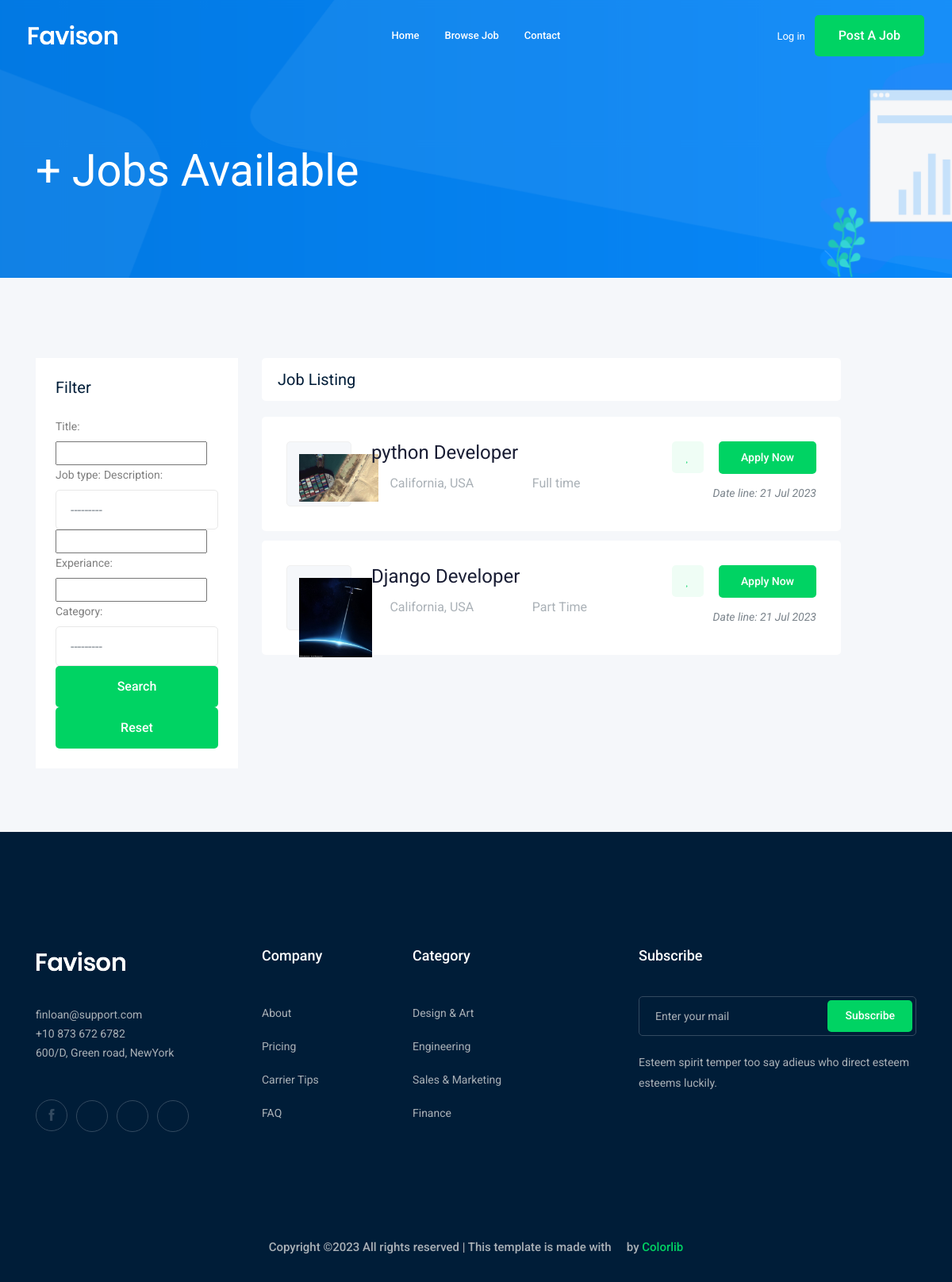
The page /jobs/?page=2 on the database as committed earlier.
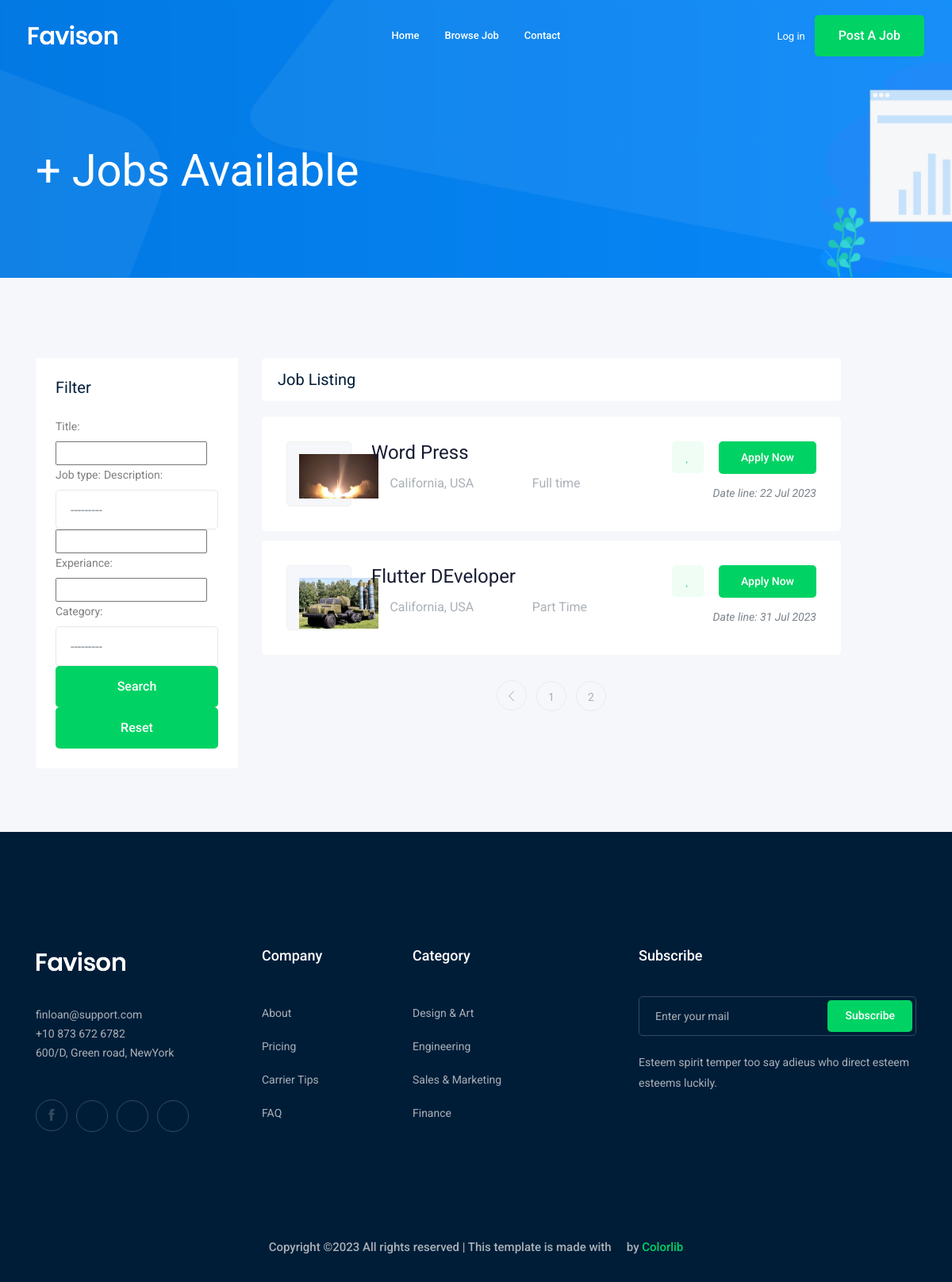
The same page on the database as committed later.
### job/models.py (models this page shows, shortened)
class Job(models.Model): #as a table
    owener=models.ForeignKey(User,related_name='job_owner',on_delete=models.CASCADE)
    title=models.CharField(max_length=100) #colomn
    job_type=models.CharField(max_length=15,choices=JOB_TYPE)
    description=models.TextField(max_length=1000)
    puplished_at=models.DateTimeField(auto_now=True)
    vacancy=models.IntegerField(default=1)
    salary=models.IntegerField(default=0)
    experiance=models.IntegerField(default=1)
    category=models.ForeignKey('Category',on_delete=models.CASCADE)
    image=models.ImageField(upload_to=image_upload)
    slug=models.SlugField(blank=True,null=True)
    def __str__(self):
        return self.title

### job/views.py (the view)
# urls.py: path('',views.job_list,name='job_list'),#all jobs
def job_list(request):
    job_list=Job.objects.all()
    myfilter = JobFilter(request.GET, queryset=job_list)
    job_list=myfilter.qs
    paginator = Paginator(job_list, 3)  # Show 25 contacts per page.
    page_number = request.GET.get("page")
    page_obj = paginator.get_page(page_number)
    context={'jobs':page_obj,'myfilter':myfilter} #template name
    return render(request,'job/job_list.html',context)

### job/models.py (called while the page is built)
    def __str__(self):
        return self.name

### job/templates/job/job_list.html (shortened to what this page needs)
{% extends 'base.html'%}
{% block body %}
    <div class="bradcam_area bradcam_bg_1">
        <div class="container">
            <div class="row">
                <div class="col-xl-12">
                    <div class="bradcam_text">
                        <h3>{{jobs.count}}+ Jobs Available</h3>
                    </div>
                </div>
            </div>
        </div>
    </div>
    <div class="job_listing_area plus_padding">
        <div class="container">
            <div class="row">
                <div class="col-lg-3">
                    <div class="job_filter white-bg">
                        <div class="form_inner white-bg">
                            <h3>Filter</h3>
                            <form action="#" method="GET">
                             {{myfilter.form}}
                               <button  class="boxed-btn3 w-100"  type="submit">Search</button>
                            </form>
                        </div>
                        <div class="reset_btn">
                            <button  class="boxed-btn3 w-100" type="submit">Reset</button>
                        </div>
                    </div>
                </div>
                <div class="col-lg-8">
                    <div class="recent_joblist_wrap">
                        <div class="recent_joblist white-bg ">
                            <div class="row align-items-center">
                                <div class="col-md-6">
                                    <h4>Job Listing</h4>
                                </div>
                            </div>
                        </div>
                    </div>
                    <div class="job_lists m-0">
                        <div class="row">
                            {%for job in jobs%}
                            <div class="col-lg-12 col-md-12">
                                <div class="single_jobs white-bg d-flex justify-content-between">
                                    <div class="jobs_left d-flex align-items-auto">
                                        <div class="thumb">
                                            <img src="{{job.image.url}}" style="max-height:100px;max-width:100px" alt="">
                                        </div>
                                        <div class="jobs_conetent">
                                            <a href="{% url 'jobs:job_detail' job.slug%}"><h4>{{job}}</h4></a>
                                            <div class="links_locat d-flex align-items-center">
                                                <div class="location">
                                                    <p> <i class="fa fa-map-marker"></i> California, USA</p>
                                                </div>
                                                <div class="location">
                                                    <p> <i class="fa fa-clock-o"></i> {{job.job_type}}</p>
                                                </div>
                                            </div>
                                        </div>
                                    </div>
                                    <div class="jobs_right">
                                        <div class="apply_now">
                                            <a class="heart_mark" href="#"> <i class="fa fa-heart"></i> </a>
                                            <a href="{% url 'jobs:job_detail' job.slug%}" class="boxed-btn3">Apply Now</a>
                                        </div>
                                        <div class="date">
                                            <p>Date line: {{job.puplished_at|date:'d M o'}}</p>
                                        </div>
                                    </div>
                                </div>
                            </div>
                            {%endfor%}
                        </div>
                        {%if jobs.has_other_pages%}
                                <div class="row">
                                    <div class="col-lg-12">
                                        <div class="pagination_wrap">
                                            <ul>
                                                {%if jobs.has_previous%}
                                                    <li><a href="?page={{ job.previous_page_number }}"> <i class="ti-angle-left"></i> </a></li>
                                                {%endif%}
                                                {%for i in jobs.paginator.page_range%}
                                                <li><a href="?page={{i}}"><span>{{i}}</span></a></li>
                                                {%endfor%}
                                            </ul>
                                        </div>
                                    </div>
                                </div>
                        {%endif%}
                    </div>
                </div>
            </div>
        </div>
    </div>
{% endblock body %}

### templates/base.html (shortened to what this page needs)
{% load static %}
<!doctype html>
<html class="no-js" lang="zxx">
<head>
    <link rel="stylesheet" href="{%static 'css/bootstrap.min.css'%}">
    <link rel="stylesheet" href="{%static 'css/owl.carousel.min.css'%}">
    <link rel="stylesheet" href="{%static 'css/magnific-popup.css'%}">
    <link rel="stylesheet" href="{%static 'css/font-awesome.min.css'%}">
    <link rel="stylesheet" href="{%static 'css/themify-icons.css'%}">
    <link rel="stylesheet" href="{%static 'css/nice-select.css'%}">
    <link rel="stylesheet" href="{%static 'css/flaticon.css'%}">
    <link rel="stylesheet" href="{%static 'css/jquery-ui.css'%}">
    <link rel="stylesheet" href="{%static 'css/gijgo.css'%}">
    <link rel="stylesheet" href="{%static 'css/animate.min.css'%}">
    <link rel="stylesheet" href="{%static 'css/slicknav.css'%}">
    <link rel="stylesheet" href="{%static 'css/style.css'%}">
</head>
<body>
    <header>
        <div class="header-area ">
            <div id="sticky-header" class="main-header-area">
                <div class="container-fluid ">
                    <div class="header_bottom_border">
                        <div class="row align-items-center">
                            <div class="col-xl-3 col-lg-2">
                                <div class="logo">
                                    <a href="index.html">
                                        <img src="img/logo.png" alt="">
                                    </a>
                                </div>
                            </div>
                            <div class="col-xl-6 col-lg-7">
                                <div class="main-menu  d-none d-lg-block">
                                    <nav>
                                        <ul id="navigation">
                                            <li><a href="/">home</a></li>
                                            <li><a href="{%url 'jobs:job_list'%}">Browse Job</a></li>
                                            <li><a href="{%url 'contact:contact'%}">Contact</a></li>
                                        </ul>
                                    </nav>
                                </div>
                            </div>
                            <div class="col-xl-3 col-lg-3 d-none d-lg-block">
                                <div class="Appointment">
                                    {%if requst.user.is_authenticated%}
                                    <div class="phone_num d-none d-xl-block">
                                        <a href="{%url 'accounts:profile'%}">profile</a>
                                    </div>
                                    {%else%}
                                     <div class="phone_num d-none d-xl-block">
                                        <a href="{%url 'login'%}">Log in</a>
                                    </div>
                                    {%endif%}
                                    <div class="d-none d-lg-block">
                                        <a class="boxed-btn3" href="{%url 'jobs:add_job'%}">Post a Job</a>
                                    </div>
                                </div>
                            </div>
                            <div class="col-12">
                            </div>
                        </div>
                    </div>
                </div>
            </div>
        </div>
    </header>
{% block body %}
{% endblock body %}
    <footer class="footer">
        <div class="footer_top">
            <div class="container">
                <div class="row">
                    <div class="col-xl-3 col-md-6 col-lg-3">
                        <div class="footer_widget wow fadeInUp" data-wow-duration="1s" data-wow-delay=".3s">
                            <div class="footer_logo">
                                <a href="#">
                                    <img src="img/logo.png" alt="">
                                </a>
                            </div>
                            <p>
                                finloan@support.com <br>
                                +10 873 672 6782 <br>
                                600/D, Green road, NewYork
                            </p>
                            <div class="socail_links">
                                <ul>
                                    <li>
                                        <a href="#">
                                            <i class="ti-facebook"></i>
                                        </a>
                                    </li>
                                    <li>
                                        <a href="#">
                                            <i class="fa fa-google-plus"></i>
                                        </a>
                                    </li>
                                    <li>
                                        <a href="#">
                                            <i class="fa fa-twitter"></i>
                                        </a>
                                    </li>
                                    <li>
                                        <a href="#">
                                            <i class="fa fa-instagram"></i>
                                        </a>
                                    </li>
                                </ul>
                            </div>
                        </div>
                    </div>
                    <div class="col-xl-2 col-md-6 col-lg-2">
                        <div class="footer_widget wow fadeInUp" data-wow-duration="1.1s" data-wow-delay=".4s">
                            <h3 class="footer_title">
                                Company
                            </h3>
                            <ul>
                                <li><a href="#">About </a></li>
                                <li><a href="#"> Pricing</a></li>
                                <li><a href="#">Carrier Tips</a></li>
                                <li><a href="#">FAQ</a></li>
                            </ul>
                        </div>
                    </div>
                    <div class="col-xl-3 col-md-6 col-lg-3">
                        <div class="footer_widget wow fadeInUp" data-wow-duration="1.2s" data-wow-delay=".5s">
                            <h3 class="footer_title">
                                Category
                            </h3>
                            <ul>
                                <li><a href="#">Design & Art</a></li>
                                <li><a href="#">Engineering</a></li>
                                <li><a href="#">Sales & Marketing</a></li>
                                <li><a href="#">Finance</a></li>
                            </ul>
                        </div>
                    </div>
                    <div class="col-xl-4 col-md-6 col-lg-4">
                        <div class="footer_widget wow fadeInUp" data-wow-duration="1.3s" data-wow-delay=".6s">
                            <h3 class="footer_title">
                                Subscribe
                            </h3>
                            <form action="#" class="newsletter_form">
                                <input type="text" placeholder="Enter your mail">
                                <button type="submit">Subscribe</button>
                            </form>
                            <p class="newsletter_text">Esteem spirit temper too say adieus who direct esteem esteems
                                luckily.</p>
                        </div>
                    </div>
                </div>
            </div>
        </div>
        <div class="copy-right_text wow fadeInUp" data-wow-duration="1.4s" data-wow-delay=".3s">
            <div class="container">
                <div class="row">
                    <div class="col-xl-12">
                        <p class="copy_right text-center">
Copyright &copy;<script>document.write(new Date().getFullYear());</script> All rights reserved | This template is made with <i class="fa fa-heart-o" aria-hidden="true"></i> by <a href="https://colorlib.com" target="_blank">Colorlib</a>
                        </p>
                    </div>
                </div>
            </div>
        </div>
    </footer>
</body>
</html>

Rows that differ between the two databases and show on the page:
no longer on this page (row unchanged): Job: image (picture), title "python Developer", job_type "Full time", puplished_at "21 Jul 2023"
no longer on this page (row unchanged): Job: image (picture), title "Django Developer", job_type "Part Time", puplished_at "21 Jul 2023"
added Job: image (picture), title "Word Press", job_type "Full time", puplished_at "22 Jul 2023"
added Job: image (picture), title "Flutter DEveloper", job_type "Part Time", puplished_at "31 Jul 2023"
Other text that changed with them:
new list line: "1"
new list line: "2"
